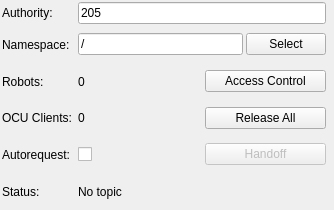
<?xml version="1.0" encoding="UTF-8"?>
<ui version="4.0">
 <class>AccessControl</class>
 <widget class="QWidget" name="AccessControl">
  <property name="geometry">
   <rect>
    <x>0</x>
    <y>0</y>
    <width>334</width>
    <height>210</height>
   </rect>
  </property>
  <property name="windowTitle">
   <string>Form</string>
  </property>
  <property name="styleSheet">
   <string notr="true"/>
  </property>
  <layout class="QGridLayout" name="gridLayout">
   <property name="leftMargin">
    <number>2</number>
   </property>
   <property name="topMargin">
    <number>2</number>
   </property>
   <property name="rightMargin">
    <number>2</number>
   </property>
   <property name="bottomMargin">
    <number>2</number>
   </property>
   <property name="verticalSpacing">
    <number>4</number>
   </property>
   <item row="15" column="1" colspan="2">
    <widget class="QLabel" name="status">
     <property name="font">
      <font/>
     </property>
     <property name="styleSheet">
      <string notr="true"/>
     </property>
     <property name="text">
      <string>No topic</string>
     </property>
     <property name="wordWrap">
      <bool>true</bool>
     </property>
    </widget>
   </item>
   <item row="9" column="1">
    <widget class="QFrame" name="frame_client">
     <property name="frameShape">
      <enum>QFrame::NoFrame</enum>
     </property>
     <property name="frameShadow">
      <enum>QFrame::Plain</enum>
     </property>
     <layout class="QHBoxLayout" name="horizontalLayout_3">
      <property name="leftMargin">
       <number>0</number>
      </property>
      <property name="topMargin">
       <number>0</number>
      </property>
      <property name="rightMargin">
       <number>0</number>
      </property>
      <property name="bottomMargin">
       <number>0</number>
      </property>
      <item>
       <widget class="QLabel" name="ocu_clients">
        <property name="text">
         <string>0</string>
        </property>
       </widget>
      </item>
      <item>
       <widget class="QPushButton" name="button_release">
        <property name="enabled">
         <bool>true</bool>
        </property>
        <property name="text">
         <string>Release All</string>
        </property>
       </widget>
      </item>
     </layout>
    </widget>
   </item>
   <item row="11" column="1">
    <widget class="QFrame" name="frame_handoff">
     <property name="frameShape">
      <enum>QFrame::NoFrame</enum>
     </property>
     <property name="frameShadow">
      <enum>QFrame::Plain</enum>
     </property>
     <layout class="QHBoxLayout" name="horizontalLayout_2">
      <property name="leftMargin">
       <number>0</number>
      </property>
      <property name="topMargin">
       <number>0</number>
      </property>
      <property name="rightMargin">
       <number>0</number>
      </property>
      <property name="bottomMargin">
       <number>0</number>
      </property>
      <item>
       <widget class="QCheckBox" name="autorequest_cb">
        <property name="text">
         <string/>
        </property>
       </widget>
      </item>
      <item>
       <widget class="QPushButton" name="button_handoff">
        <property name="enabled">
         <bool>false</bool>
        </property>
        <property name="text">
         <string>Handoff</string>
        </property>
       </widget>
      </item>
     </layout>
    </widget>
   </item>
   <item row="11" column="0">
    <widget class="QLabel" name="label_5">
     <property name="text">
      <string>Autorequest:</string>
     </property>
    </widget>
   </item>
   <item row="9" column="0">
    <widget class="QLabel" name="label_3">
     <property name="font">
      <font/>
     </property>
     <property name="text">
      <string>OCU Clients:</string>
     </property>
    </widget>
   </item>
   <item row="15" column="0">
    <widget class="QLabel" name="label_2">
     <property name="font">
      <font/>
     </property>
     <property name="text">
      <string>Status:</string>
     </property>
    </widget>
   </item>
   <item row="2" column="0">
    <widget class="QLabel" name="label">
     <property name="font">
      <font/>
     </property>
     <property name="text">
      <string>Authority:</string>
     </property>
    </widget>
   </item>
   <item row="8" column="0">
    <widget class="QLabel" name="label_7">
     <property name="text">
      <string>Robots:</string>
     </property>
    </widget>
   </item>
   <item row="2" column="1">
    <widget class="QLineEdit" name="authority_edit">
     <property name="font">
      <font/>
     </property>
     <property name="text">
      <string>205</string>
     </property>
    </widget>
   </item>
   <item row="4" column="0">
    <widget class="QLabel" name="label_4">
     <property name="font">
      <font/>
     </property>
     <property name="text">
      <string>Namespace:</string>
     </property>
    </widget>
   </item>
   <item row="8" column="1">
    <widget class="QFrame" name="frame_robots">
     <property name="frameShape">
      <enum>QFrame::NoFrame</enum>
     </property>
     <property name="frameShadow">
      <enum>QFrame::Plain</enum>
     </property>
     <layout class="QHBoxLayout" name="horizontalLayout">
      <property name="leftMargin">
       <number>0</number>
      </property>
      <property name="topMargin">
       <number>0</number>
      </property>
      <property name="rightMargin">
       <number>0</number>
      </property>
      <property name="bottomMargin">
       <number>0</number>
      </property>
      <item>
       <widget class="QLabel" name="robot_stats">
        <property name="sizePolicy">
         <sizepolicy hsizetype="Minimum" vsizetype="Minimum">
          <horstretch>0</horstretch>
          <verstretch>0</verstretch>
         </sizepolicy>
        </property>
        <property name="text">
         <string>0</string>
        </property>
       </widget>
      </item>
      <item>
       <widget class="QPushButton" name="button_access_control">
        <property name="sizePolicy">
         <sizepolicy hsizetype="Minimum" vsizetype="Fixed">
          <horstretch>0</horstretch>
          <verstretch>0</verstretch>
         </sizepolicy>
        </property>
        <property name="text">
         <string>Access Control</string>
        </property>
       </widget>
      </item>
     </layout>
    </widget>
   </item>
   <item row="4" column="1">
    <widget class="QFrame" name="frame_ns">
     <property name="frameShape">
      <enum>QFrame::NoFrame</enum>
     </property>
     <property name="frameShadow">
      <enum>QFrame::Plain</enum>
     </property>
     <layout class="QHBoxLayout" name="horizontalLayout_4">
      <property name="spacing">
       <number>3</number>
      </property>
      <property name="leftMargin">
       <number>0</number>
      </property>
      <property name="topMargin">
       <number>0</number>
      </property>
      <property name="rightMargin">
       <number>0</number>
      </property>
      <property name="bottomMargin">
       <number>0</number>
      </property>
      <item>
       <widget class="QLineEdit" name="namespace_edit">
        <property name="text">
         <string>/</string>
        </property>
       </widget>
      </item>
      <item>
       <widget class="QPushButton" name="selectns">
        <property name="text">
         <string>Select</string>
        </property>
       </widget>
      </item>
     </layout>
    </widget>
   </item>
  </layout>
 </widget>
 <resources/>
 <connections/>
 <slots>
  <slot>SelectColor()</slot>
  <slot>SelectTopic()</slot>
  <slot>TopicEdited()</slot>
  <slot>PositionToleranceChanged(double)</slot>
  <slot>AngleToleranceChanged(double)</slot>
 </slots>
</ui>
